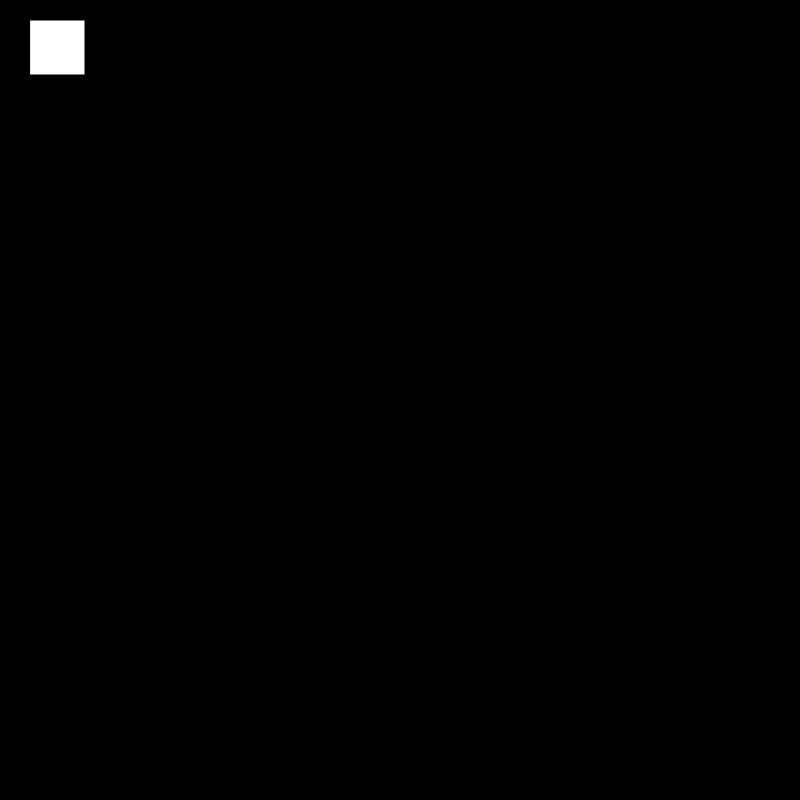
Frame 1 (no input)
Frame 60 (no input): identical to frame 1, image omitted
Frame 120 (the mouse pressed at the canvas centre since frame 60): identical to frame 1, image omitted

The p5.js sketch that drew this single still picture (run headless with seeded random() and noise() and a simulated clock; from frame 60 on, the mouse is pressed at the canvas centre):

// p5.js sketch
// ── sketch.js
function setup(){
  createCanvas(800, 800);
  background(0);
}
function draw(){
  fill(255);
  square(30, 20, 55);
}

// function keyPressed() {
//   if (keyCode === LEFT_ARROW) {
//     value = 255;
//   } else if (keyCode === RIGHT_ARROW) {
//     value = 0;
//   }
// }
